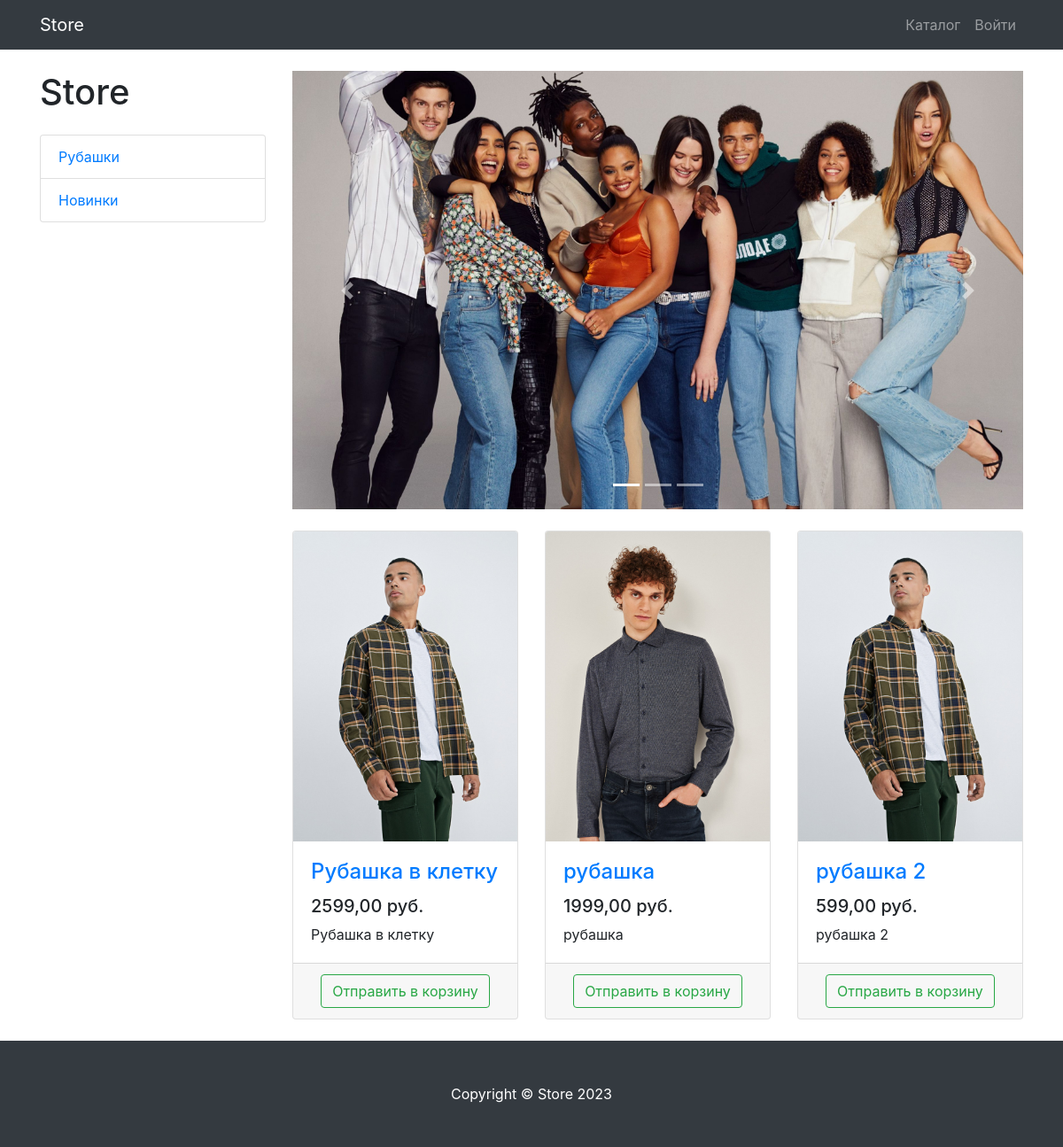
The page /products/1/ on the database its author committed.
### products/models.py (models this page shows, shortened)
class ProductCategory(models.Model):
    name = models.CharField(verbose_name='Название', max_length=255, unique=True)
    description = models.TextField(verbose_name='Описание', null=True, blank=True)
    class Meta:
        verbose_name = 'Категория'
        verbose_name_plural = 'Категории'

class Product(models.Model):
    name = models.CharField(verbose_name='Название', max_length=255, unique=True)
    description = models.TextField(verbose_name='Описание')
    price = models.DecimalField(verbose_name='Цена', max_digits=15, decimal_places=2)
    quantity = models.PositiveIntegerField(verbose_name='Количество', default=0)
    image = models.ImageField(verbose_name='Изображение', upload_to='product')
    category = models.ForeignKey(ProductCategory, on_delete=models.PROTECT, verbose_name='Категория')
    class Meta:
        verbose_name = 'Товар'
        verbose_name_plural = 'Товары'

### products/views.py (the view)
# urls.py: path('products/', ProductsListView.as_view(), name='products'),
class ProductsListView(generic.ListView):
    model = Product
    template_name = 'products/products.html'
    context_object_name = 'products'
    paginate_by = 3
    def get_queryset(self):
        queryset = super().get_queryset()
        category_id = self.kwargs.get('category_id')
        if category_id:
            return queryset.filter(category_id=category_id)
        return queryset
    def get_context_data(self, *, object_list=None, **kwargs):
        context = super().get_context_data()
        context['title'] = 'Store - каталог'
        context['categories'] = ProductCategory.objects.all()
        return context

### products/context_processors.py (called while the page is built)
def baskets(request):
    user = request.user
    if user.is_authenticated:
        return {'baskets': Basket.objects.filter(user=user)}
    return {'baskets': []}

### products/templates/products/products.html (shortened to what this page needs)
{% extends 'products/base.html' %}
{% load static %}
{% block css %}
    <link href="{% static 'vendor/css/products.css' %}" rel="stylesheet">
{% endblock %}
{% block content %}
    <div class="container">
        <div class="row">
            <div class="col-lg-3">
                <h1 class="my-4">Store</h1>
                <div class="list-group">
                    {% for category in categories %}
                        <a href="{% url 'products:products' category_id=category.id %}"
                           class="list-group-item">{{ category.name }}</a>
                    {% endfor %}
                </div>
            </div>
            <div class="col-lg-9">
                <div id="carouselExampleIndicators" class="carousel slide my-4" data-ride="carousel">
                    <ol class="carousel-indicators">
                        <li data-target="#carouselExampleIndicators" data-slide-to="0" class="active"></li>
                        <li data-target="#carouselExampleIndicators" data-slide-to="1"></li>
                        <li data-target="#carouselExampleIndicators" data-slide-to="2"></li>
                    </ol>
                    <div class="carousel-inner" role="listbox">
                        <div class="carousel-item active">
                            <img class="d-block img-fluid" src="{% static 'vendor/img/slides/slide-1.jpg' %}"
                                 alt="First slide">
                        </div>
                    </div>
                    <a class="carousel-control-prev" href="#carouselExampleIndicators" role="button" data-slide="prev">
                        <span class="carousel-control-prev-icon" aria-hidden="true"></span>
                    </a>
                    <a class="carousel-control-next" href="#carouselExampleIndicators" role="button" data-slide="next">
                        <span class="carousel-control-next-icon" aria-hidden="true"></span>
                    </a>
                </div>
                <div class="row">
                    {% for product in products %}
                        <div class="col-lg-4 col-md-6 mb-4">
                            <div class="card h-100">
                                <a href="#">
                                    <img class="card-img-top"
                                         src="{{ product.image.url }}"
                                         alt="">
                                </a>
                                <div class="card-body">
                                    <h4 class="card-title">
                                        <a href="#">{{ product.name }}</a>
                                    </h4>
                                    <h5>{{ product.price }} руб.</h5>
                                    <p class="card-text">{{ product.description }}</p>
                                </div>
                                <div class="card-footer text-center">
                                    <a href="{% url 'products:baskets' product.pk %}" type="button"
                                       class="btn btn-outline-success">Отправить в корзину</a>
                                </div>
                            </div>
                        </div>
                    {% endfor %}
                </div>
            </div>
        </div>
    </div>
{% endblock %}
{% block footer %}
    <footer class="py-5 bg-dark">
        <div class="container">
            <p class="m-0 text-center text-white">Copyright &copy; Store 2023</p>
        </div>
    </footer>
{% endblock %}

### rows shown on the page
ProductCategory: name "Рубашки"
ProductCategory: name "Новинки"
Product: image (picture), name "Рубашка в клетку", price "2599,00", description "Рубашка в клетку"
Product: image (picture), name "рубашка", price "1999,00", description "рубашка"
Product: image (picture), name "рубашка 2", price "599,00", description "рубашка 2"
